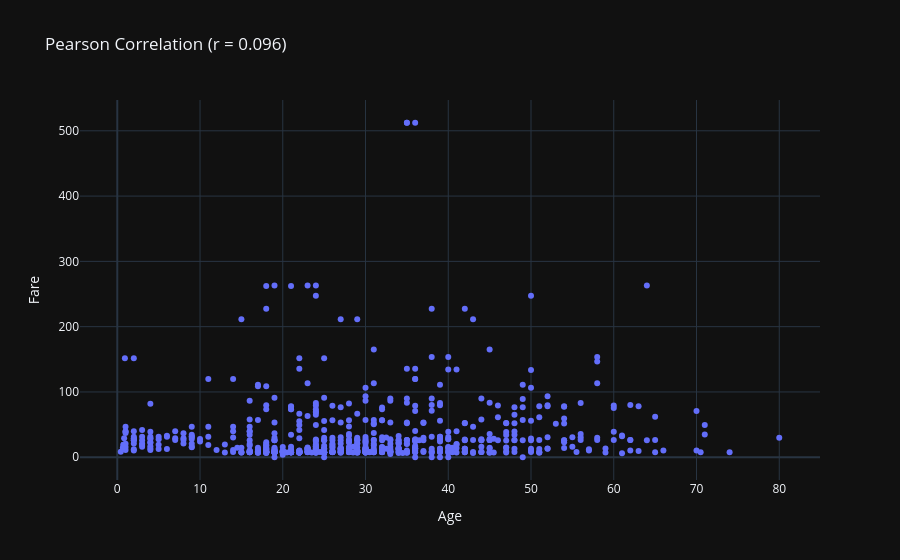

The notebook cell saved with this chart:
### Code cell
# Test plot_correlation (Num vs Num)
inspector.plot_correlation('Age', 'Fare')

### Figure 1 — Plotly figure (JSON) as saved in the notebook; plotly's stock layout.template omitted (floating-point values rounded to 4 significant figures; data arrays with more than 128 entries replaced by an {"elided": "..."} marker saying what was removed)
{"data": [{"hovertemplate": "Age=%{x}<br>Fare=%{y}<extra></extra>", "legendgroup": "", "marker": {"color": "#636efa", "symbol": "circle"}, "mode": "markers", "name": "", "orientation": "v", "showlegend": false, "type": "scatter", "x": {"elided": "714 float values"}, "xaxis": "x", "y": {"elided": "714 float values"}, "yaxis": "y"}], "layout": {"legend": {"tracegroupgap": 0}, "title": {"text": "Pearson Correlation (r = 0.096)"}, "xaxis": {"anchor": "y", "domain": [0, 1], "title": {"text": "Age"}}, "yaxis": {"anchor": "x", "domain": [0, 1], "title": {"text": "Fare"}}}}
